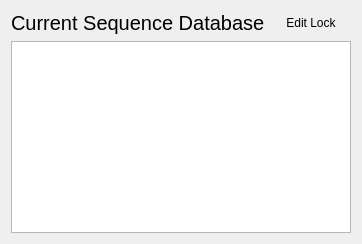
      <widget class="QWidget" name="tabProtein">
       <attribute name="title">
        <string>SequenceDB</string>
       </attribute>
       <layout class="QGridLayout" name="gridLayout_21">
        <item row="0" column="0">
         <widget class="QLabel" name="label_3">
          <property name="font">
           <font>
            <pointsize>15</pointsize>
           </font>
          </property>
          <property name="text">
           <string>Current Sequence Database</string>
          </property>
         </widget>
        </item>
        <item row="0" column="1">
         <widget class="QPushButton" name="EditLock">
          <property name="maximumSize">
           <size>
            <width>100</width>
            <height>16777215</height>
           </size>
          </property>
          <property name="text">
           <string>Edit Lock</string>
          </property>
          <property name="icon">
           <iconset resource="Resources/VgenesResources.qrc">
            <normaloff>:/PNG-Icons/locked.png</normaloff>:/PNG-Icons/locked.png</iconset>
          </property>
          <property name="iconSize">
           <size>
            <width>30</width>
            <height>30</height>
           </size>
          </property>
          <property name="flat">
           <bool>true</bool>
          </property>
         </widget>
        </item>
        <item row="3" column="0" colspan="2">
         <widget class="QTableWidget" name="SeqTable">
          <property name="editTriggers">
           <set>QAbstractItemView::NoEditTriggers</set>
          </property>
         </widget>
        </item>
       </layout>
      </widget>
